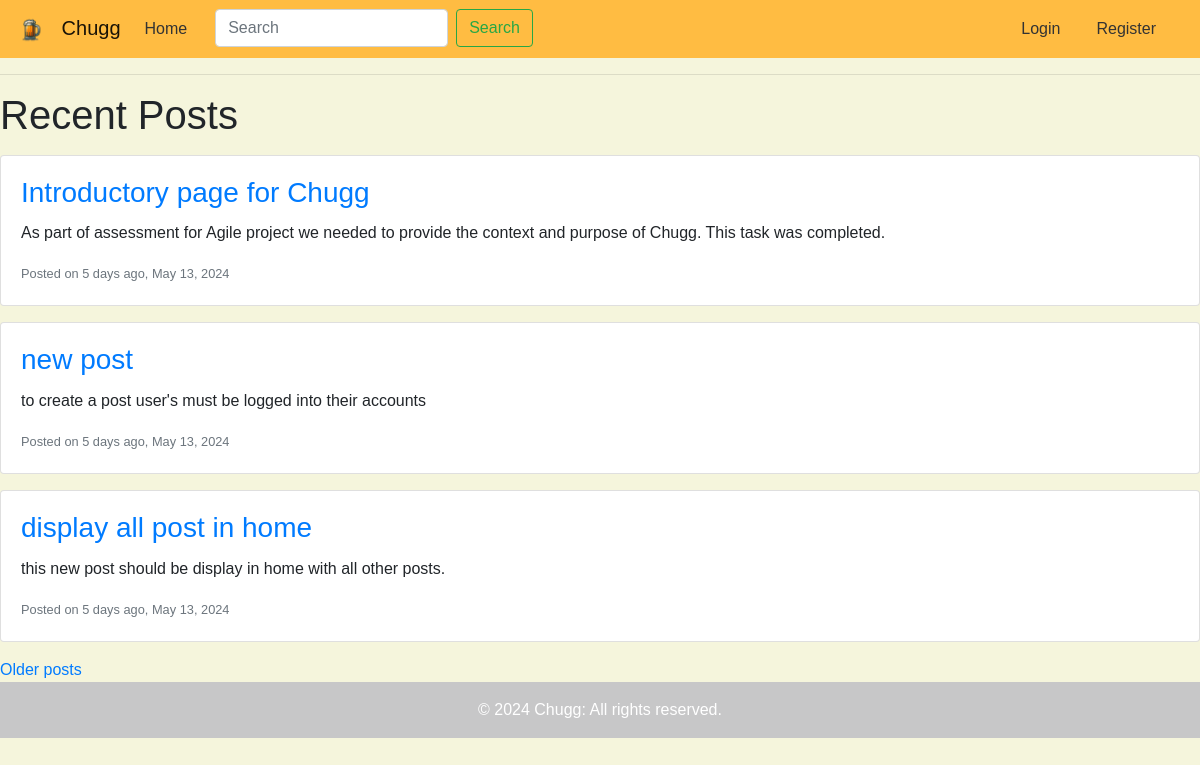
The page /index on the database as committed earlier.
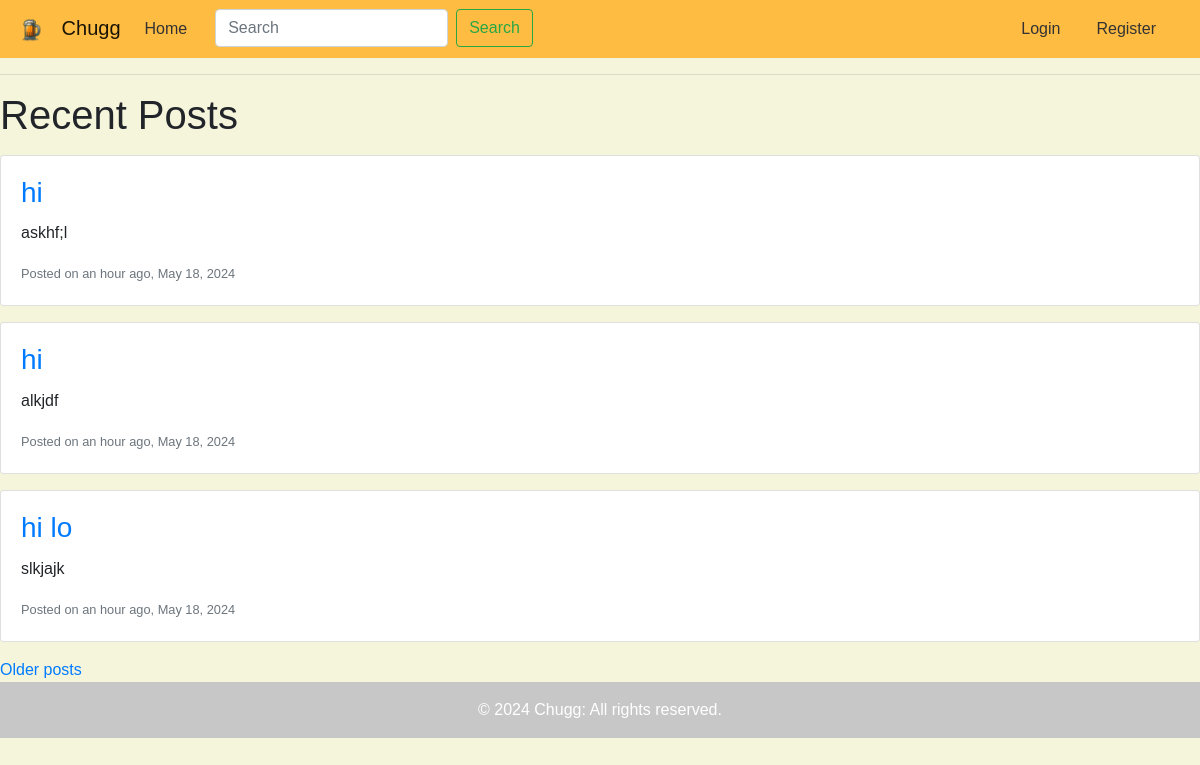
The same page on the database as committed later.
### app/models.py (models this page shows, shortened)
class Post(db.Model):
    id: sql_orm.Mapped[int] = sql_orm.mapped_column(primary_key=True)
    title: sql_orm.Mapped[str] = sql_orm.mapped_column(sql_al.String(32))
    body: sql_orm.Mapped[str] = sql_orm.mapped_column(sql_al.String(140))
    timestamp: sql_orm.Mapped[datetime] = sql_orm.mapped_column(
        index=True, default=lambda: datetime.now(timezone.utc)
    )
    user_id: sql_orm.Mapped[int] = sql_orm.mapped_column(sql_al.ForeignKey(User.id), index=True)
    author: sql_orm.Mapped[User] = sql_orm.relationship(back_populates='posts')

### app/routes.py (the view)
@app.route('/')
@app.route('/index')
def index():
    page = request.args.get('page', 1, type=int)
    query = Post.query.order_by(Post.timestamp.desc())
    posts = db.paginate(query, page=page, per_page=app.config['POST_PER_PAGE'], error_out=False)
    next_url, prev_url = None, None
    if posts.has_next:
        next_url = url_for('index', page=posts.next_num)
    if posts.has_prev:
        prev_url = url_for('index', page=posts.prev_num)
    return render_template('home.html', posts=posts.items, next_url=next_url, prev_url=prev_url)

### app/templates/home.html (shortened to what this page needs)
{% extends "base.html" %}
{% block content %}
    <div>
        <h1 class="mb-3">Recent Posts</h1>
        {% for post in posts %}
            <div class="card mb-3">
                <div class="card-body">
                    <h3 class="card-title"><a href="{{ url_for('post', post_id=post.id) }}">{{ post.title }}</a></h3>
                    <p class="card-text">{{ post.body }}</p>
                    <small class="text-muted">Posted on {{ moment(post.timestamp).fromNow() }}, {{ moment(post.timestamp).format('LL') }}</small>
                </div>
            </div>
        {% else %}
            <div class="alert alert-light" role="alert">No posts to show.</div>
        {% endfor %}
                {% if next_url %}
                <a href="{{ next_url }}">Older posts</a>
                {% endif %}
    </div>
{% endblock %}

### app/templates/base.html (shortened to what this page needs)
<!DOCTYPE html>
<html lang="en">
<head>
    <link rel="stylesheet" href="https://stackpath.bootstrapcdn.com/bootstrap/4.5.2/css/bootstrap.min.css">
    <link rel="stylesheet" href="{{ url_for('static', filename='style.css') }}">
</head>
<body class="{% block body_class %}{% endblock %}">
    <nav class="navbar navbar-expand-lg navbar-light bg-light">
    <a class="navbar-brand" href="{{ url_for('index') }}">
        <img src="{{ url_for('static', filename='images/logo.png') }}" alt="Chugg Logo" style="height: 30px; width: auto; margin-right: 10px;">
        Chugg
    </a>
    <div class="collapse navbar-collapse" id="navbarNav">
        <ul class="navbar-nav">
            <li class="nav-item">
                <a class="nav-link" href="{{ url_for('index') }}">Home</a>
            </li>
            <li class="nav-item">
                <form class="form-inline" method="post" action="{{ url_for('search') }}">
                    <input class="form-control mr-sm-2" type="search" placeholder="Search" aria-label="Search" name="search-post">
                    <button class="btn btn-outline-success my-2 my-sm-0" type="submit">Search</button>
                </form>
            </li>
        </ul>
        <ul class="navbar-nav ml-auto">
            {% if current_user.is_authenticated %}
            <li class="nav-item">
                <a class="nav-link" href="{{ url_for('create_post') }}">Create Post</a>
            </li>
            <li class="nav-item">
                <a class="nav-link" href="{{ url_for('logout') }}">Logout</a>
            </li>
            {% else %}
            <li class="nav-item">
                <a class="nav-link" href="{{ url_for('login') }}">Login</a>
            </li>
            <li class="nav-item">
                <a class="nav-link" href="{{ url_for('register') }}">Register</a>
            </li>
            {% endif %}
        </ul>
    </div>
</nav>
    <hr>
    {% block content %}{% endblock %}
    <footer class="bg-light text-center text-lg-start">
        <div class="text-center p-3" style="background-color: rgba(0, 0, 0, 0.2);">
            &copy; 2024 Chugg: All rights reserved.
        </div>
    </footer>
</body>
</html>

### app/static/style.css (style rules this page uses)
.navbar { background-color: #ffbc42 !important; margin-bottom: 0; border: none; }
.navbar-light .navbar-nav .nav-link { color: #333; }
body { background-color: #f5f5dc; font-family: Arial, sans-serif; margin: 0; padding: 0; }
nav ul { list-style-type: none; margin: 0; padding: 0; }
nav ul li { display: inline; margin-right: 20px; }
nav ul li a { color: white; text-decoration: none; }
footer { background-color: #007BFF; color: white; text-align: center; padding: 10 }

Rows that differ between the two databases and show on the page:
no longer on this page (row unchanged): Post: title "Introductory page for Chugg", body "As part of assessment for Agile project we needed to provide the context and purpose of Chugg. This task was completed.", timestamp "5 days ago", timestamp "May 13, 2024"
no longer on this page (row unchanged): Post: title "new post", body "to create a post user's must be logged into their accounts", timestamp "5 days ago", timestamp "May 13, 2024"
no longer on this page (row unchanged): Post: title "display all post in home", body "this new post should be display in home with all other posts.", timestamp "5 days ago", timestamp "May 13, 2024"
added Post: title "hi", body "askhf;l", timestamp "an hour ago", timestamp "May 18, 2024"
added Post: title "hi", body "alkjdf", timestamp "an hour ago", timestamp "May 18, 2024"
added Post: title "hi lo", body "slkjajk", timestamp "an hour ago", timestamp "May 18, 2024"
